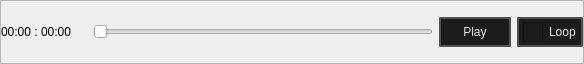
<?xml version="1.0" encoding="UTF-8"?>
<ui version="4.0">
 <class>Form</class>
 <widget class="QWidget" name="Form">
  <property name="geometry">
   <rect>
    <x>0</x>
    <y>0</y>
    <width>584</width>
    <height>64</height>
   </rect>
  </property>
  <property name="minimumSize">
   <size>
    <width>128</width>
    <height>0</height>
   </size>
  </property>
  <property name="maximumSize">
   <size>
    <width>16666</width>
    <height>64</height>
   </size>
  </property>
  <property name="windowTitle">
   <string>Form</string>
  </property>
  <layout class="QVBoxLayout" name="verticalLayout">
   <property name="spacing">
    <number>0</number>
   </property>
   <property name="leftMargin">
    <number>0</number>
   </property>
   <property name="topMargin">
    <number>0</number>
   </property>
   <property name="rightMargin">
    <number>0</number>
   </property>
   <property name="bottomMargin">
    <number>0</number>
   </property>
   <item>
    <widget class="QFrame" name="content">
     <property name="maximumSize">
      <size>
       <width>16777215</width>
       <height>16777215</height>
      </size>
     </property>
     <property name="frameShape">
      <enum>QFrame::Shape::StyledPanel</enum>
     </property>
     <property name="frameShadow">
      <enum>QFrame::Shadow::Raised</enum>
     </property>
     <layout class="QHBoxLayout" name="horizontalLayout">
      <property name="leftMargin">
       <number>0</number>
      </property>
      <property name="topMargin">
       <number>0</number>
      </property>
      <property name="rightMargin">
       <number>0</number>
      </property>
      <property name="bottomMargin">
       <number>0</number>
      </property>
      <item>
       <widget class="QLabel" name="time">
        <property name="minimumSize">
         <size>
          <width>86</width>
          <height>0</height>
         </size>
        </property>
        <property name="maximumSize">
         <size>
          <width>86</width>
          <height>16777215</height>
         </size>
        </property>
        <property name="text">
         <string>00:00 : 00:00</string>
        </property>
       </widget>
      </item>
      <item>
       <widget class="QSlider" name="timeline_slider">
        <property name="orientation">
         <enum>Qt::Orientation::Horizontal</enum>
        </property>
       </widget>
      </item>
      <item>
       <widget class="QPushButton" name="play_button">
        <property name="minimumSize">
         <size>
          <width>72</width>
          <height>0</height>
         </size>
        </property>
        <property name="maximumSize">
         <size>
          <width>72</width>
          <height>16777215</height>
         </size>
        </property>
        <property name="styleSheet">
         <string notr="true">
    /* QPushButton default and hover styles */
    QPushButton {

        font: 580 9pt &quot;Segoe UI&quot;;
	

        border: 2px solid black;
        border-radius: 2px;
        border-color: rgba(80, 80, 80, 255);
        height:22px;
        padding-top: 2px;
        padding-bottom:2px;
        padding-left: 4px;
        padding-right: 4px;
        color: #E3E3E3;
        background-color: #1C1C1C;
    }
    QPushButton:hover {
        background-color: #414956;
        color: white;
    }
    QPushButton:pressed {
        background-color: red;
        background-color: #1C1C1C;
        margin: 1 px;
        margin-left: 2px;
        margin-right: 2px;

    }</string>
        </property>
        <property name="text">
         <string>Play</string>
        </property>
        <property name="icon">
         <iconset resource="../resources.qrc">
          <normaloff>:/valve_common/icons/tools/common/control_play.png</normaloff>:/valve_common/icons/tools/common/control_play.png</iconset>
        </property>
        <property name="iconSize">
         <size>
          <width>20</width>
          <height>20</height>
         </size>
        </property>
       </widget>
      </item>
      <item>
       <widget class="QCheckBox" name="loop_checkbox">
        <property name="maximumSize">
         <size>
          <width>16777215</width>
          <height>30</height>
         </size>
        </property>
        <property name="styleSheet">
         <string notr="true">
    /* QPushButton default and hover styles */
    QCheckBox {

        font: 580 10pt &quot;Segoe UI&quot;;

        border: 2px solid black;
        border-radius: 2px;
        border-color: rgba(80, 80, 80, 255);
        height:22px;
        padding-top: 2px;
        padding-bottom:2px;
        padding-left: 4px;
        padding-right: 4px;
        color: #E3E3E3;
        background-color: #1C1C1C;
    }
    QCheckBox:hover {
        background-color: #414956;
        color: white;
    }
    QCheckBox:pressed {

    }
QCheckBox::indicator {
    width: 20px;
    height: 20px;
}
QCheckBox::indicator:unchecked {
    image: url(://valve_common/icons/tools/common/control_no_loop.png);
}

QCheckBox::indicator:checked {
    image: url(://valve_common/icons/tools/common/control_loop.png);
}</string>
        </property>
        <property name="text">
         <string>Loop</string>
        </property>
       </widget>
      </item>
     </layout>
    </widget>
   </item>
  </layout>
 </widget>
 <resources>
  <include location="../resources.qrc"/>
 </resources>
 <connections/>
</ui>
